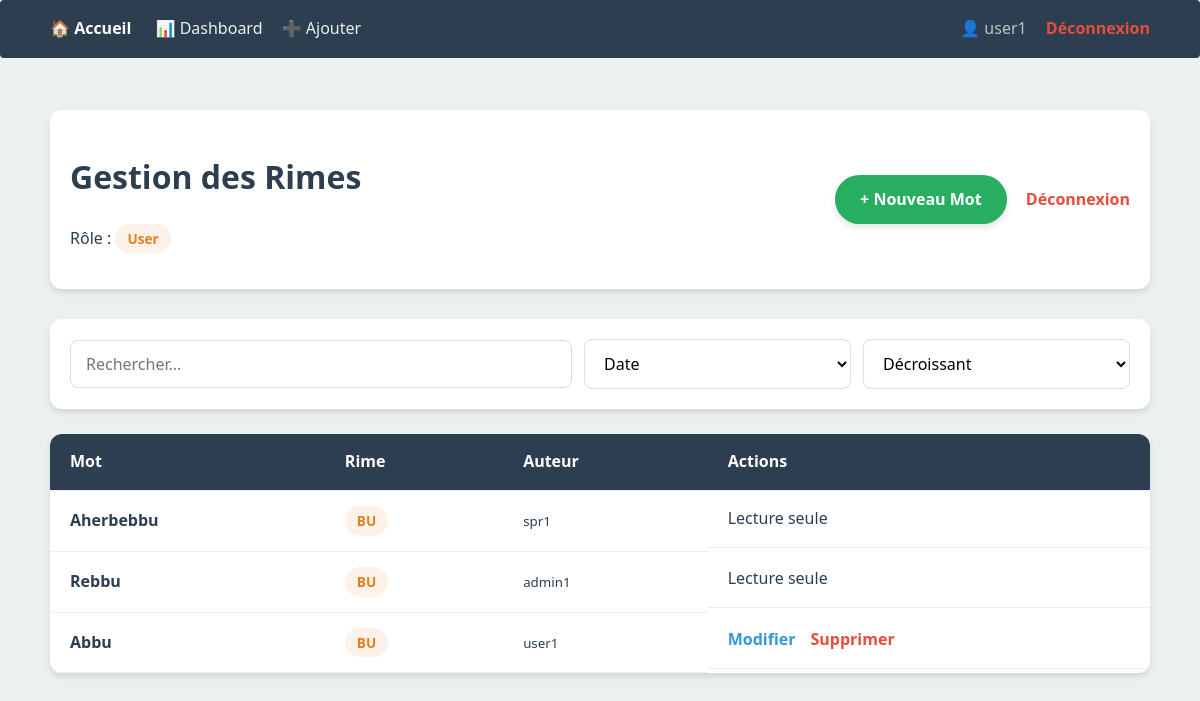
/admin.php (signed in), run on the app's committed database.
### tables this page shows
CREATE TABLE "rimes" (
    id INTEGER PRIMARY KEY AUTOINCREMENT,
    mot TEXT NOT NULL,
    rime TEXT NOT NULL,
    signification TEXT,
    exemple TEXT,
    auteur_id INTEGER,
    created_at TEXT DEFAULT (datetime('now')),
    updated_at TEXT DEFAULT (datetime('now')),
    version INTEGER DEFAULT 1,
    famille TEXT DEFAULT '',
    sous_famille TEXT DEFAULT '',
    FOREIGN KEY (auteur_id) REFERENCES users(id)
);

CREATE TABLE users (id INTEGER PRIMARY KEY AUTOINCREMENT, username TEXT NOT NULL UNIQUE, password TEXT NOT NULL, role TEXT NOT NULL DEFAULT 'user', prenom TEXT, nom TEXT, email TEXT UNIQUE, created_at DATETIME, updated_at DATETIME);

### src/Auth.php (called while the page is built, shortened)
<?php
class Auth {
    public static function isLogged() {
        return isset($_SESSION['user_id']);
    }
    public static function getRole() {
        return $_SESSION['role'] ?? 'guest';
    }
    public static function getUserId() {
        return $_SESSION['user_id'] ?? null;
    }
    public static function canManage($author_id, $author_role = 'user') {
        $myId = self::getUserId();
        $myRole = self::getRole();
        if ($myRole === 'user') return ($myId == $author_id);
        return false;
    }
}

### src/RhymeEngine.php (called while the page is built, shortened)
<?php
class RhymeEngine {
    private $pdo;
    public function __construct() {
        try {
            $dbPath = __DIR__ . '/../data/dico.sqlite';
            $this->pdo = new PDO("sqlite:" . $dbPath);
            $this->pdo->setAttribute(PDO::ATTR_ERRMODE, PDO::ERRMODE_EXCEPTION);
            $this->pdo->setAttribute(PDO::ATTR_DEFAULT_FETCH_MODE, PDO::FETCH_ASSOC);
        } catch (PDOException $e) {
            die("Erreur de connexion à la base : " . $e->getMessage());
        }
    }
    public function getPDO() {
        return $this->pdo;
    }
}

### public/admin.php (the view, shortened to what this page needs)
<?php
require_once __DIR__ . '/../src/RhymeEngine.php';
require_once __DIR__ . '/../src/Auth.php';
$engine = new RhymeEngine();
$params = [
    'q'     => $_GET['q'] ?? '',
    'sort'  => $_GET['sort'] ?? 'created_at',
    'order' => $_GET['order'] ?? 'desc',
    'limit' => $_GET['limit'] ?? '50'
];
$sql = "SELECT r.*, u.username as auteur_nom, u.role as author_role
        FROM rimes r
        LEFT JOIN users u ON r.auteur_id = u.id
        WHERE 1=1";
$binds = [];
$allowedSort = ['mot', 'rime', 'created_at'];
$sort = in_array($params['sort'], $allowedSort) ? "r.".$params['sort'] : "r.created_at";
$order = (isset($params['order']) && strtolower($params['order']) === 'asc') ? 'ASC' : 'DESC';
$sql .= " ORDER BY $sort $order";
if ($params['limit'] !== 'all') {
    $sql .= " LIMIT " . (int)$params['limit'];
}
$stmt = $engine->getPDO()->prepare($sql);
$stmt->execute($binds);
$words = $stmt->fetchAll(PDO::FETCH_ASSOC);
?>
<!DOCTYPE html>
<html lang="fr">
<head>
    <link rel="stylesheet" href="css/style.css">
</head>
<body>
    <?php include __DIR__ . '/../src/views/navbar.php'; ?>
    <div class="container">
        <div class="admin-header">
            <div>
                <h1>Gestion des Rimes</h1>
                <p>Rôle : <span class="badge"><?= ucfirst(Auth::getRole()) ?></span></p>
            </div>
            <div class="admin-actions">
                <a href="add_word.php" class="btn-add">+ Nouveau Mot</a>
                <a href="logout.php" class="btn-logout">Déconnexion</a>
            </div>
        </div>
        <div class="filter-card">
            <form method="GET" class="filter-form" id="autoFilterForm">
                <input type="text" name="q" placeholder="Rechercher..." value="<?= htmlspecialchars($params['q']) ?>">
                <select name="sort">
                    <option value="created_at" <?= $params['sort'] == 'created_at' ? 'selected' : '' ?>>Date</option>
                </select>
                <select name="order">
                    <option value="desc" <?= $params['order'] == 'desc' ? 'selected' : '' ?>>Décroissant</option>
                </select>
            </form>
        </div>
        <div class="table-container">
            <table class="styled-table">
                <thead>
                    <tr>
                        <th>Mot</th>
                        <th>Rime</th>
                        <th>Auteur</th>
                        <th>Actions</th>
                    </tr>
                </thead>
                <tbody>
                    <?php foreach ($words as $word): ?>
                    <tr>
                        <td class="bold"><?= htmlspecialchars($word['mot']) ?></td>
                        <td><span class="badge"><?= htmlspecialchars($word['rime']) ?></span></td>
                        <td><small><?= htmlspecialchars($word['auteur_nom'] ?? 'Inconnu') ?></small></td>
                        <td class="actions">
                            <?php if (Auth::canManage($word['auteur_id'], $word['author_role'])): ?>
                                <a href="edit_word.php?id=<?= $word['id'] ?>" class="link-edit">Modifier</a>
                                <a href="admin.php?delete=<?= $word['id'] ?>" class="link-delete" onclick="return confirm('Supprimer ?')">Supprimer</a>
                            <?php else: ?>
                                <span class="text-muted">Lecture seule</span>
                            <?php endif; ?>
                        </td>
                    </tr>
                    <?php endforeach; ?>
                </tbody>
            </table>
        </div>
    </div>
</body>
</html>

### src/views/navbar.php
<?php
require_once __DIR__ . '/../Auth.php';
?>
<nav style="background: #2c3e50; padding: 1rem; margin-bottom: 2rem; border-radius: 4px;">
    <div class="container" style="display: flex; justify-content: space-between; align-items: center; padding: 0;">
        <div>
            <a href="index.php" style="color: white; font-weight: bold; text-decoration: none; margin-right: 20px;">🏠 Accueil</a>
            <?php if (Auth::isLogged()): ?>
                <a href="admin.php" style="color: #ecf0f1; text-decoration: none; margin-right: 15px;">📊 Dashboard</a>
                <a href="add_word.php" style="color: #ecf0f1; text-decoration: none;">➕ Ajouter</a>
            <?php endif; ?>
        </div>
        <div>
            <?php if (Auth::isLogged()): ?>
                <span style="color: #bdc3c7; margin-right: 15px;">👤 <?= htmlspecialchars($_SESSION['username']) ?></span>
                <a href="logout.php" style="color: #e74c3c; text-decoration: none; font-weight: bold;">Déconnexion</a>
            <?php else: ?>
                <a href="login.php" style="color: #3498db; text-decoration: none;">Connexion</a>
            <?php endif; ?>
        </div>
    </div>
</nav>

### public/css/style.css (style rules this page uses)
:root { --primary-color: #2c3e50; --accent-color: #e67e22; --bg-color: #ecf0f1; --white: #ffffff; --border-color: #dcdde1; --text-muted: #7f8c8d; --success-color: #27ae60; --error-color: #e74c3c; --shadow: 0 4px 6px rgba(0, 0, 0, 0.1); --transition: all 0.3s ease; }
body { font-family: 'Segoe UI', Tahoma, Geneva, Verdana, sans-serif; background-color: var(--bg-color); color: var(--primary-color); margin: 0; line-height: 1.6; }
.container { max-width: 1100px; margin: 0 auto; padding: 20px; }
.admin-header { display: flex; justify-content: space-between; align-items: center; margin-bottom: 30px; background: var(--white); padding: 20px; border-radius: 12px; box-shadow: var(--shadow); }
button, .btn-primary, .btn-add, .btn-pdf, .btn-submit { padding: 12px 25px; background: var(--accent-color); color: white; border: none; border-radius: 25px; cursor: pointer; font-weight: bold; box-shadow: var(--shadow); transition: var(--transition); text-decoration: none; display: inline-block; text-align: center; font-size: 1rem; }
.btn-add { background: var(--success-color); }
.btn-logout { color: var(--error-color); text-decoration: none; font-weight: bold; margin-left: 15px; }
.badge { background: #fdf2e9; color: var(--accent-color); padding: 4px 12px; border-radius: 20px; font-size: 0.85rem; font-weight: bold; display: inline-block; }
input[type="text"], input[type="password"], input[type="email"], input[type="search"], select, textarea { width: 100%; padding: 12px 15px; border: 1px solid var(--border-color); border-radius: 8px; box-sizing: border-box; font-size: 1rem; font-family: inherit; background-color: var(--white); outline: none; transition: border-color 0.2s; }
.filter-card { background: var(--white); padding: 20px; border-radius: 12px; margin-bottom: 25px; box-shadow: var(--shadow); }
.filter-form { display: flex; gap: 12px; flex-wrap: wrap; align-items: center; }
.filter-form input[type="text"] { flex: 2; min-width: 200px; }
.filter-form select { flex: 1; min-width: 130px; }
.table-container { background: var(--white); border-radius: 12px; overflow-x: auto; box-shadow: var(--shadow); }
.styled-table { width: 100%; border-collapse: collapse; }
.styled-table thead tr { background-color: var(--primary-color); color: #ffffff; text-align: left; }
.styled-table th, .styled-table td { padding: 15px 20px; border-bottom: 1px solid #eee; }
.bold { font-weight: bold; }
.actions { display: flex; gap: 15px; }
.actions a { text-decoration: none; font-weight: bold; }
.link-edit { color: #3498db; }
.link-delete { color: var(--error-color); }

### data on the page
rimes: mot "Aherbebbu", rime "BU", auteur.username "spr1", shows "Lecture seule"
rimes: mot "Rebbu", rime "BU", auteur.username "admin1", shows "Lecture seule"
rimes: mot "Abbu", rime "BU", auteur.username "user1"

### other printed values
$_SESSION['username'] "user1"
Auth::getRole() "User"
